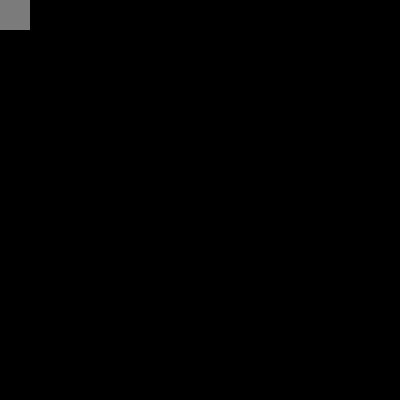
Frame 1 (no input)
Frame 60 (no input): identical to frame 1, image omitted
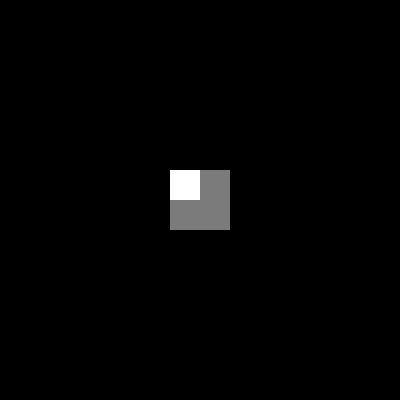
Frame 120 (the mouse pressed at the canvas centre since frame 60)

The p5.js sketch that drew these frames (run headless with seeded random() and noise() and a simulated clock; from frame 60 on, the mouse is pressed at the canvas centre):

// p5.js sketch
// ── sketch.js
function setup() {
  createCanvas(400, 400);
  noStroke();
  fill(0);
}

function draw() {
  background(123);

  fill(255)
  rect(100,100,100)

  fill(0)
  beginShape();

  vertex(0, 0);
  vertex(width, 0);
  vertex(width, height);
  vertex(0, height);

  beginContour();
  vertex(mouseX - 30, mouseY - 30);
  vertex(mouseX - 30, mouseY + 30);
  vertex(mouseX + 30, mouseY + 30);
  vertex(mouseX + 30, mouseY - 30);
  endContour();

  endShape(CLOSE);
}
